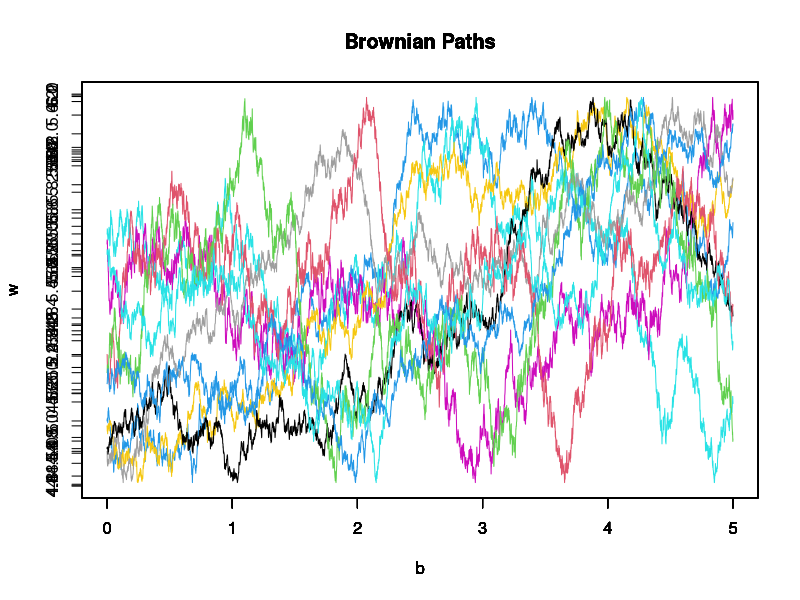

The R script that drew this image:
x=NULL;
y=NULL;
png("2.png");
for ( i in 1:10)
{
	n=rnorm(5000);
	a=5/5000;
	b=seq(from=0,to=5,by=0.001);
	w=NULL;
	w[1]=5;
	mu=0.06;
	rho=0.3;
	for( k in 1:5000)
	{
		w[k+1]=w[k]+mu*(a)+rho*sqrt(a)*n[k];
	}
	plot(b,w,col=i+3, blim=c(4,6),type='l', main="Brownian Paths");
	par(new=TRUE);
	x[i]=w[2000];
	y[i]=w[5000];
}
print( cat("E[W[2]] = ",mean(x)));
print( cat("E[W[5]] = ",mean(y)));
